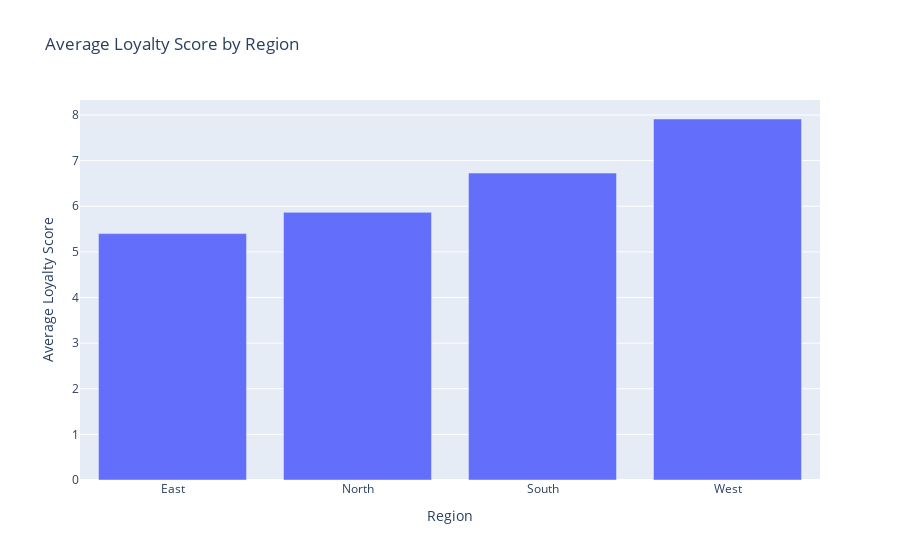

Write notebook code for a chart like this one.
### Markdown cell above
1. Постройте диаграмму которая отражает средний уровень лояльности во всех регионах

### Code cell
avg_loyalty_by_region = df.groupby('region')['loyalty_score'].mean().reset_index()

fig = px.bar(avg_loyalty_by_region, x='region', y='loyalty_score', 
             title='Average Loyalty Score by Region', 
             labels={'loyalty_score': 'Average Loyalty Score', 'region': 'Region'})

fig.show()

### Figure 1 — Plotly figure (JSON) as saved in the notebook; plotly's stock layout.template omitted (floating-point values rounded to 4 significant figures)
{"data": [{"alignmentgroup": "True", "hovertemplate": "Region=%{x}<br>Average Loyalty Score=%{y}<extra></extra>", "legendgroup": "", "marker": {"color": "#636efa", "pattern": {"shape": ""}}, "name": "", "offsetgroup": "", "orientation": "v", "showlegend": false, "textposition": "auto", "type": "bar", "x": ["East", "North", "South", "West"], "xaxis": "x", "y": [5.4, 5.865, 6.726, 7.912], "yaxis": "y"}], "layout": {"barmode": "relative", "legend": {"tracegroupgap": 0}, "title": {"text": "Average Loyalty Score by Region"}, "xaxis": {"anchor": "y", "domain": [0, 1], "title": {"text": "Region"}}, "yaxis": {"anchor": "x", "domain": [0, 1], "title": {"text": "Average Loyalty Score"}}}}
